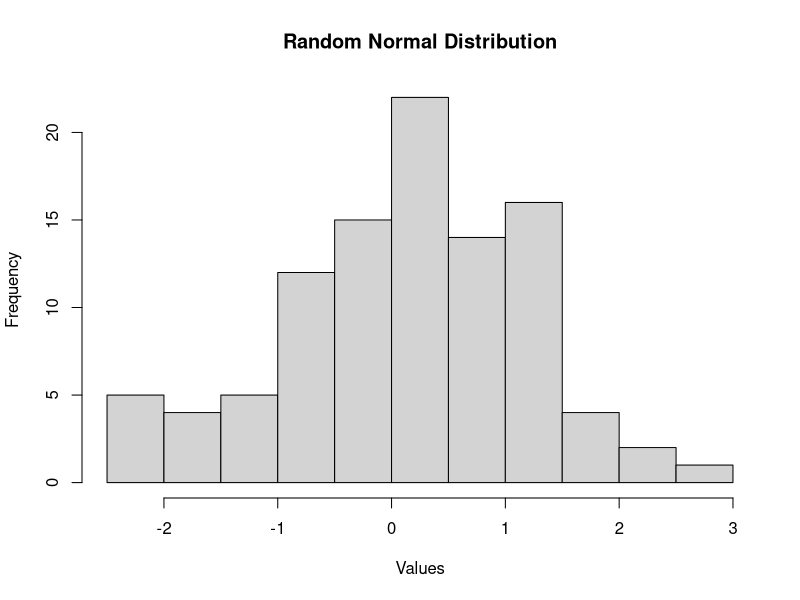
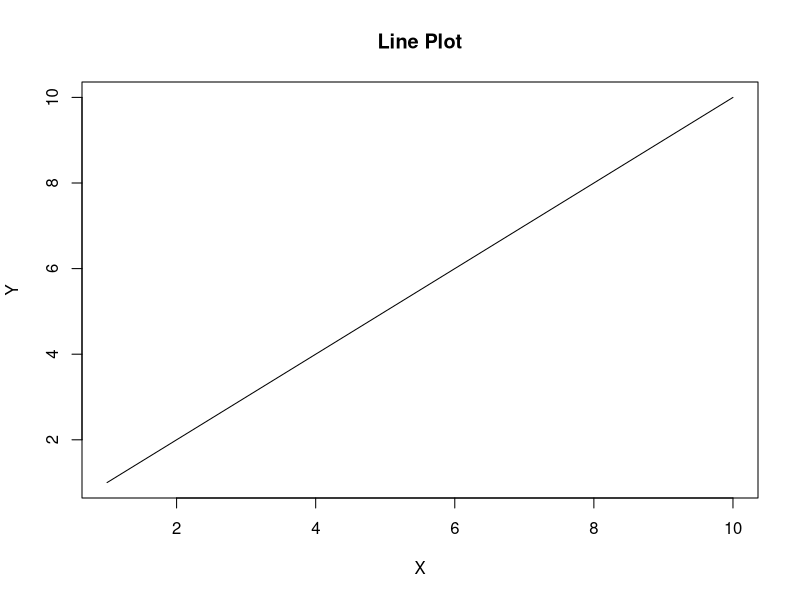
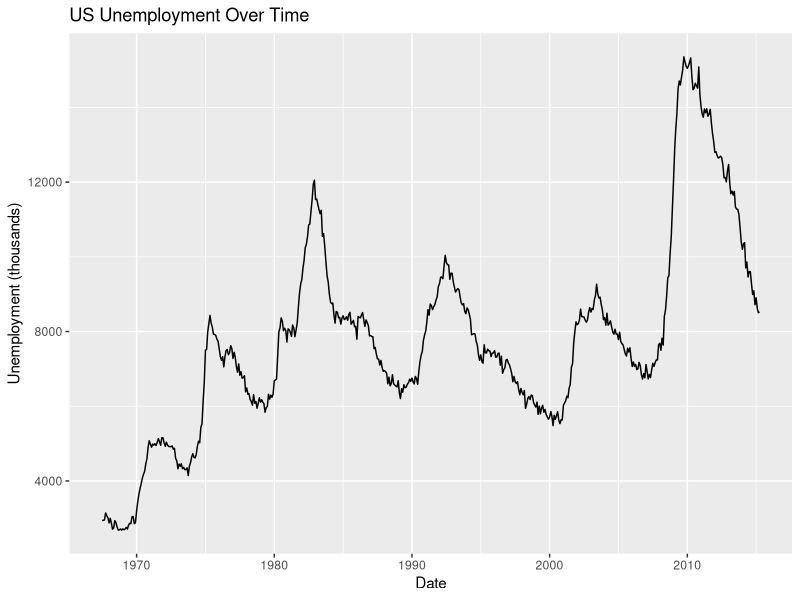
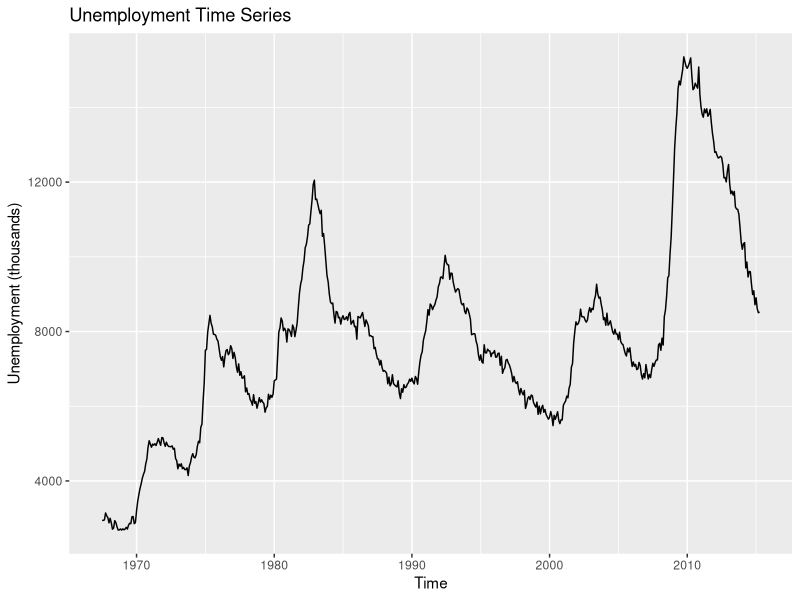
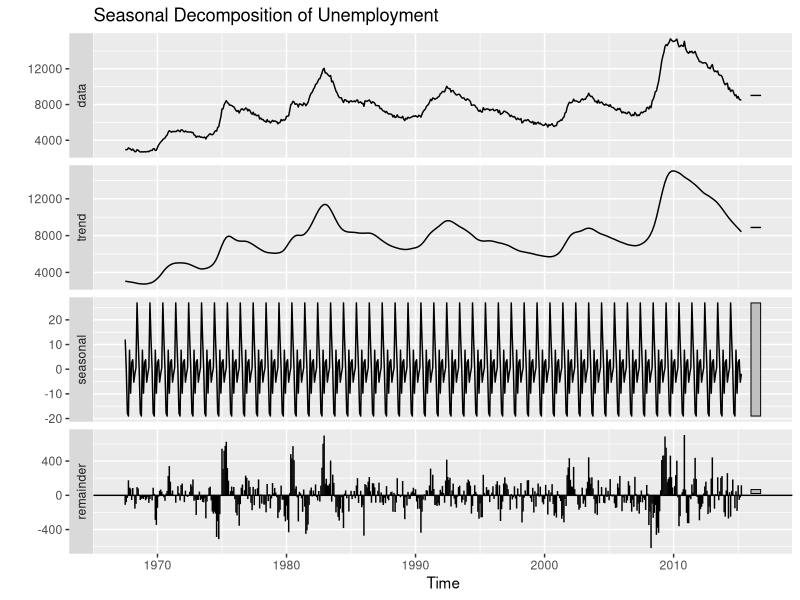
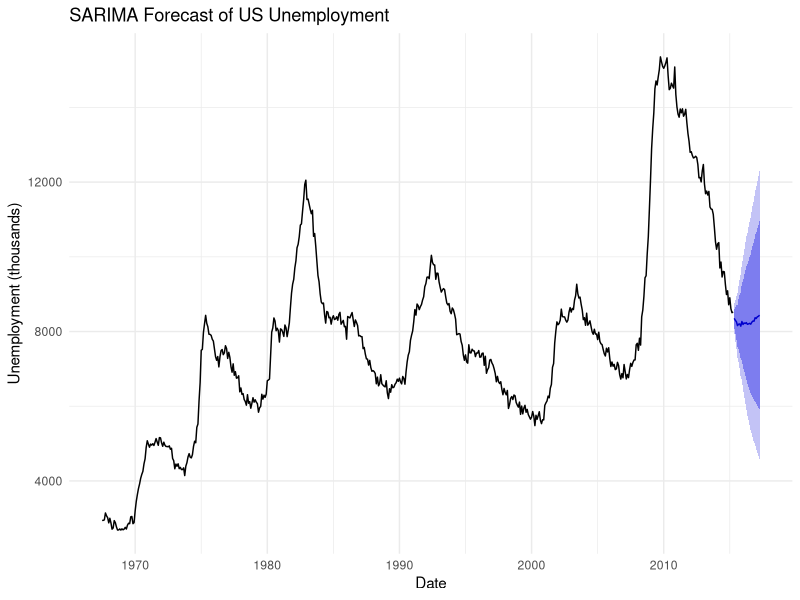
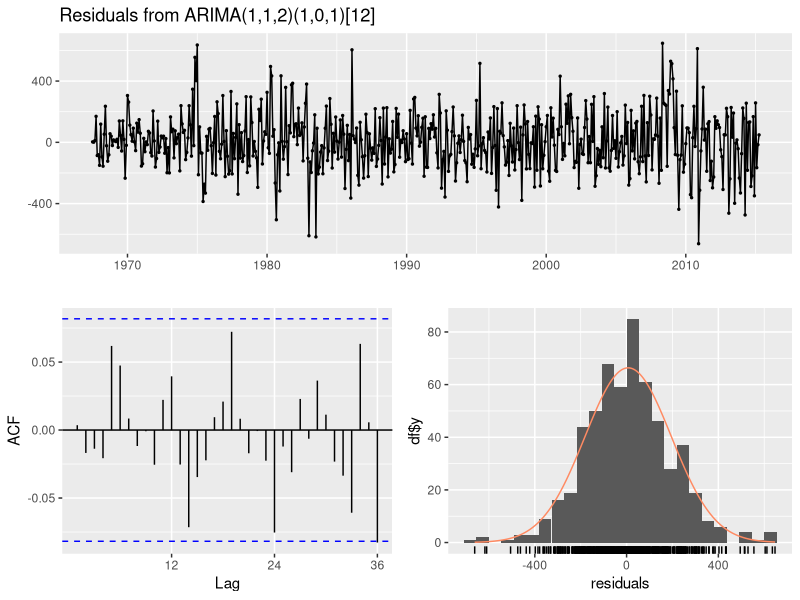
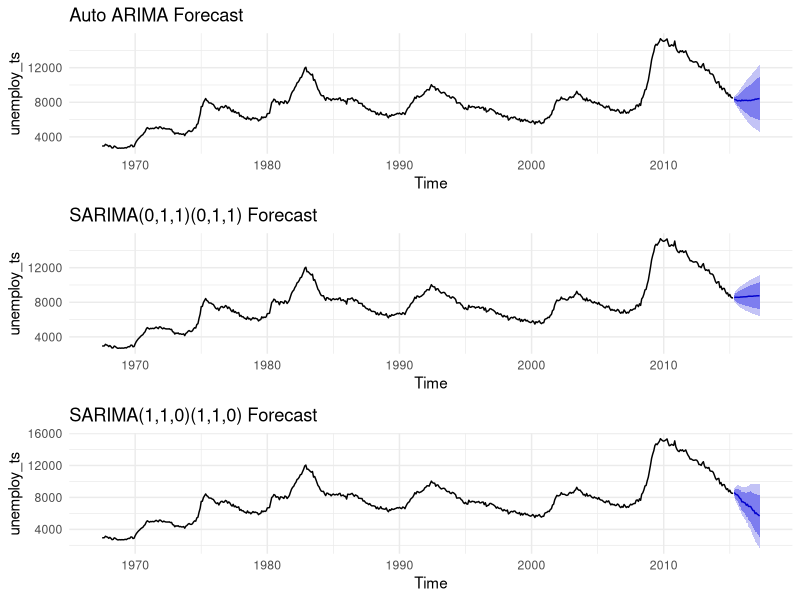

R code for these plots, in order:
# Simple histogram example
data <- rnorm(100)
hist(data, main = "Random Normal Distribution", xlab = "Values")

# Plotting a line
plot(1:10, 1:10, type = "l", main = "Line Plot", xlab = "X", ylab = "Y")

library(ggplot2)

economics


# Load required packages
library(ggplot2)
library(dplyr)
library(forecast)
library(tseries)

# Explore unemployment data
economics |>
  ggplot(aes(x = date, y = unemploy)) +
  geom_line() +
  labs(
    title = "US Unemployment Over Time",
    x = "Date",
    y = "Unemployment (thousands)"
  )

# Create time series object
unemploy_ts <- ts(economics$unemploy, start = c(1967, 7), frequency = 12)

# Plot time series components
autoplot(unemploy_ts) +
  labs(title = "Unemployment Time Series", y = "Unemployment (thousands)")

# Check for stationarity
adf.test(unemploy_ts)

# Seasonal decomposition
decomp <- stl(unemploy_ts, s.window = "periodic")
autoplot(decomp) +
  labs(title = "Seasonal Decomposition of Unemployment")

# Fit SARIMA model
sarima_model <- auto.arima(
  unemploy_ts,
  seasonal = TRUE,
  stepwise = FALSE,
  approximation = FALSE
)

# Model summary
summary(sarima_model)

# Forecast 24 months ahead
forecast_result <- forecast(sarima_model, h = 24)

# Plot forecast
autoplot(forecast_result) +
  labs(
    title = "SARIMA Forecast of US Unemployment",
    x = "Date",
    y = "Unemployment (thousands)"
  ) +
  theme_minimal()

# Check residuals
checkresiduals(sarima_model)

# Fit benchmark models
sarima_011_011 <- Arima(unemploy_ts, order = c(0, 1, 1), seasonal = c(0, 1, 1))
sarima_110_110 <- Arima(unemploy_ts, order = c(1, 1, 0), seasonal = c(1, 1, 0))

# Generate forecasts for all models
forecast_auto <- forecast(sarima_model, h = 24)
forecast_011_011 <- forecast(sarima_011_011, h = 24)
forecast_110_110 <- forecast(sarima_110_110, h = 24)

# Model comparison metrics
model_comparison <- data.frame(
  Model = c("Auto ARIMA", "SARIMA(0,1,1)(0,1,1)", "SARIMA(1,1,0)(1,1,0)"),
  AIC = c(AIC(sarima_model), AIC(sarima_011_011), AIC(sarima_110_110)),
  BIC = c(BIC(sarima_model), BIC(sarima_011_011), BIC(sarima_110_110)),
  RMSE = c(
    accuracy(sarima_model)["RMSE"],
    accuracy(sarima_011_011)["RMSE"],
    accuracy(sarima_110_110)["RMSE"]
  )
)

print(model_comparison)

# Plot all forecasts together
library(gridExtra)

p1 <- autoplot(forecast_auto) +
  labs(title = "Auto ARIMA Forecast") +
  theme_minimal()

p2 <- autoplot(forecast_011_011) +
  labs(title = "SARIMA(0,1,1)(0,1,1) Forecast") +
  theme_minimal()

p3 <- autoplot(forecast_110_110) +
  labs(title = "SARIMA(1,1,0)(1,1,0) Forecast") +
  theme_minimal()

grid.arrange(p1, p2, p3, ncol = 1)

# Check residuals for benchmark models
checkresiduals(sarima_011_011)
checkresiduals(sarima_110_110)

# Observations

# Claude Assistant has three modes: ask, edit, and agent
# Ask is like integrated chatbot, can only make suggestions
# Edit can acutally change files and implement changes
# Agent is more hands-free the AI takes over

# Important: can call specialists @shiny to help with shiny apps

# Important: Claude API is very expensive, use wisely
# always remeber to ask for Claude to be concise and terse in chat

# For bigger projects can add a custom context, but by deafult
# Claude already has access to files, console, enviornment variables, etc.
# so it already has a good context.

# Important: inline chat
# Can highlight a section of code and call cluade using cmd + i
# Claude will respond to the highlighted code

# Next steps: test RClaude in RStudio
# test together with Copilot
